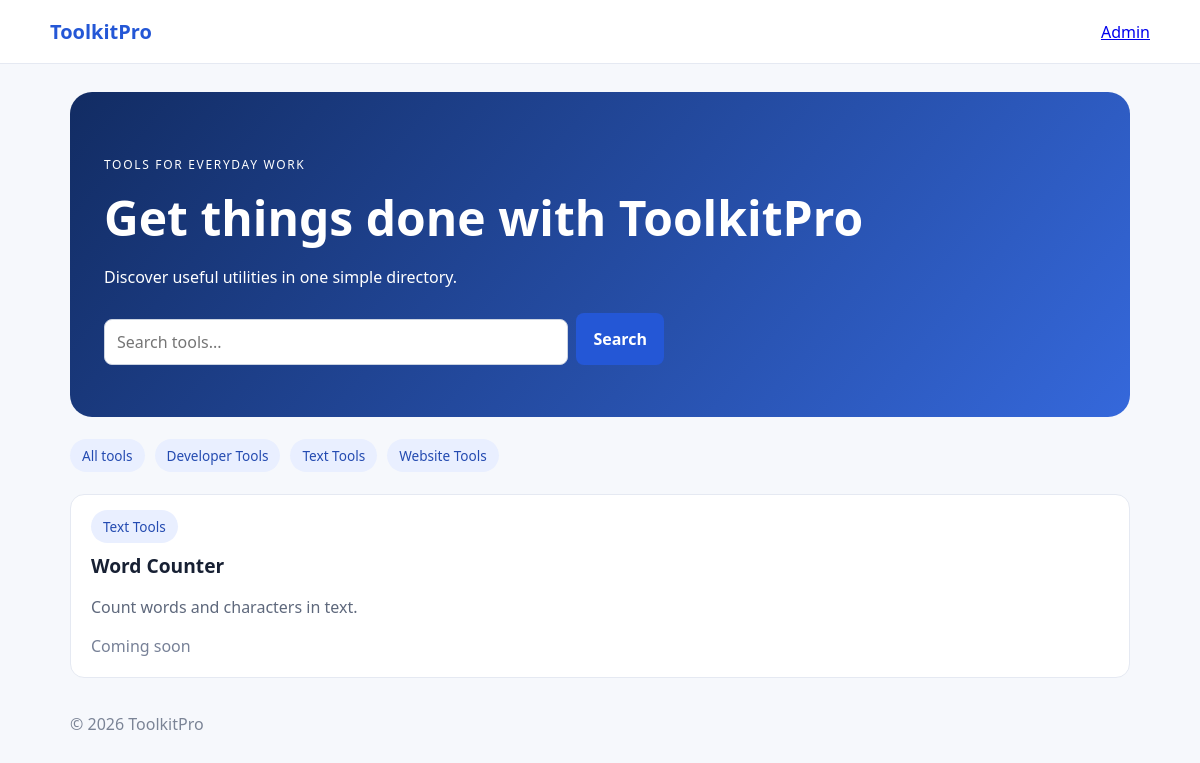
Page /?category=text-tools on the committed database.
### tables this page shows
CREATE TABLE IF NOT EXISTS categories (
  id BIGINT UNSIGNED AUTO_INCREMENT PRIMARY KEY,
  name VARCHAR(100) NOT NULL,
  slug VARCHAR(120) NOT NULL UNIQUE,
  created_at TIMESTAMP NOT NULL DEFAULT CURRENT_TIMESTAMP
);

CREATE TABLE IF NOT EXISTS tools (
  id BIGINT UNSIGNED AUTO_INCREMENT PRIMARY KEY,
  category_id BIGINT UNSIGNED NULL,
  name VARCHAR(160) NOT NULL,
  slug VARCHAR(180) NOT NULL UNIQUE,
  description TEXT NOT NULL,
  tool_url VARCHAR(500) NULL,
  status ENUM('published','draft') NOT NULL DEFAULT 'published',
  created_at TIMESTAMP NOT NULL DEFAULT CURRENT_TIMESTAMP,
  updated_at TIMESTAMP NOT NULL DEFAULT CURRENT_TIMESTAMP ON UPDATE CURRENT_TIMESTAMP,
  CONSTRAINT fk_tools_category FOREIGN KEY (category_id) REFERENCES categories(id) ON DELETE SET NULL
);

### src/bootstrap.php (called while the page is built, shortened)
<?php
function envv(string $key, ?string $default=null): ?string { $v=getenv($key); return $v===false?$default:$v; }
function db(): PDO {
 static $pdo=null; if($pdo instanceof PDO) return $pdo;
 $host=envv('DB_HOST','127.0.0.1');$port=envv('DB_PORT','3306');$name=envv('DB_NAME','toolkitpro');
 $pdo=new PDO("mysql:host=$host;port=$port;dbname=$name;charset=utf8mb4",envv('DB_USER','root'),envv('DB_PASS',''),[PDO::ATTR_ERRMODE=>PDO::ERRMODE_EXCEPTION,PDO::ATTR_DEFAULT_FETCH_MODE=>PDO::FETCH_ASSOC,PDO::ATTR_EMULATE_PREPARES=>false]);
 return $pdo;
}
function e(?string $s): string { return htmlspecialchars($s??'',ENT_QUOTES|ENT_SUBSTITUTE,'UTF-8'); }

### public/index.php (the view, shortened to what this page needs)
<?php
require_once __DIR__ . '/../src/bootstrap.php';
$q = trim((string)($_GET['q'] ?? ''));
$cat = trim((string)($_GET['category'] ?? ''));
$sql = "SELECT t.*, c.name AS category_name, c.slug AS category_slug FROM tools t LEFT JOIN categories c ON c.id=t.category_id WHERE t.status='published'";
$args = [];
if ($cat !== '') { $sql .= " AND c.slug=?"; $args[]=$cat; }
$sql .= " ORDER BY t.name";
$stmt = db()->prepare($sql); $stmt->execute($args); $tools=$stmt->fetchAll();
$categories=db()->query("SELECT name,slug FROM categories ORDER BY name")->fetchAll();
?>
<!doctype html><html lang="en"><head><link rel="stylesheet" href="/assets/style.css"></head><body>
<header class="top"><a class="brand" href="/">ToolkitPro</a><a href="/admin/login.php">Admin</a></header>
<main class="wrap"><section class="hero"><p class="eyebrow">TOOLS FOR EVERYDAY WORK</p><h1>Get things done with ToolkitPro</h1><p>Discover useful utilities in one simple directory.</p>
<form class="search" method="get"><input name="q" value="<?=e($q)?>" placeholder="Search tools..." aria-label="Search tools"><button>Search</button></form></section>
<nav class="filters"><a href="/">All tools</a><?php foreach($categories as $c): ?><a href="/?category=<?=e($c['slug'])?>"><?=e($c['name'])?></a><?php endforeach; ?></nav>
<section class="cards"><?php foreach($tools as $t): ?><article class="tool"><span class="tag"><?=e($t['category_name'] ?? 'Tools')?></span><h2><?=e($t['name'])?></h2><p><?=e($t['description'])?></p><?php if(!empty($t['tool_url'])): ?><a class="go" href="<?=e($t['tool_url'])?>">Open tool →</a><?php else: ?><span class="muted">Coming soon</span><?php endif; ?></article><?php endforeach; ?></section>
<?php if(!$tools): ?><p>No matching tools yet.</p><?php endif; ?><footer>© <?=date('Y')?> ToolkitPro</footer></main></body></html>

### public/assets/style.css (style rules this page uses)
:root { font-family:system-ui,-apple-system,Segoe UI,sans-serif;color:#172033;background:#f6f8fc }
* { box-sizing:border-box }
body { margin:0 }
.top { height:64px;background:#fff;border-bottom:1px solid #e5e9f2;display:flex;align-items:center;justify-content:space-between;padding:0 max(20px,calc((100% - 1100px)/2)) }
.brand { font-weight:800;font-size:1.25rem;color:#2457d6;text-decoration:none }
.wrap { max-width:1100px;margin:0 auto;padding:28px 20px }
.hero { background:linear-gradient(130deg,#122c63,#3568db);color:#fff;padding:52px 34px;border-radius:22px }
.hero h1 { font-size:clamp(2rem,5vw,3rem);margin:8px 0 }
.eyebrow { letter-spacing:.14em;font-size:.75rem }
.search { display:flex;gap:8px;max-width:560px;margin-top:25px }
.search input { flex:1 }
.filters { display:flex;gap:10px;flex-wrap:wrap;margin:22px 0 }
.filters a,.tag { background:#e9efff;color:#244bb1;border-radius:30px;padding:7px 12px;text-decoration:none;font-size:.85rem }
.cards { display:grid;grid-template-columns:repeat(auto-fit,minmax(230px,1fr));gap:16px }
.tool,.panel { background:#fff;border:1px solid #e5e9f2;border-radius:14px;padding:20px }
.tool h2 { font-size:1.2rem;margin:15px 0 8px }
.tool p { color:#5e687c;line-height:1.5 }
.muted,small { color:#778197 }
input,textarea,select { display:block;width:100%;margin-top:6px;padding:11px 12px;border:1px solid #cbd3e1;border-radius:8px;font:inherit;background:#fff }
button { border:0;border-radius:8px;background:#2457d6;color:white;padding:11px 17px;font:inherit;font-weight:650;cursor:pointer }
footer { padding:35px 0;color:#7b8496 }

### rows in the picture
categories: name "Developer Tools"
categories: name "Text Tools"
categories: name "Website Tools"
tools: category.name "Text Tools", name "Word Counter", description "Count words and characters in text.", shows "Coming soon"
